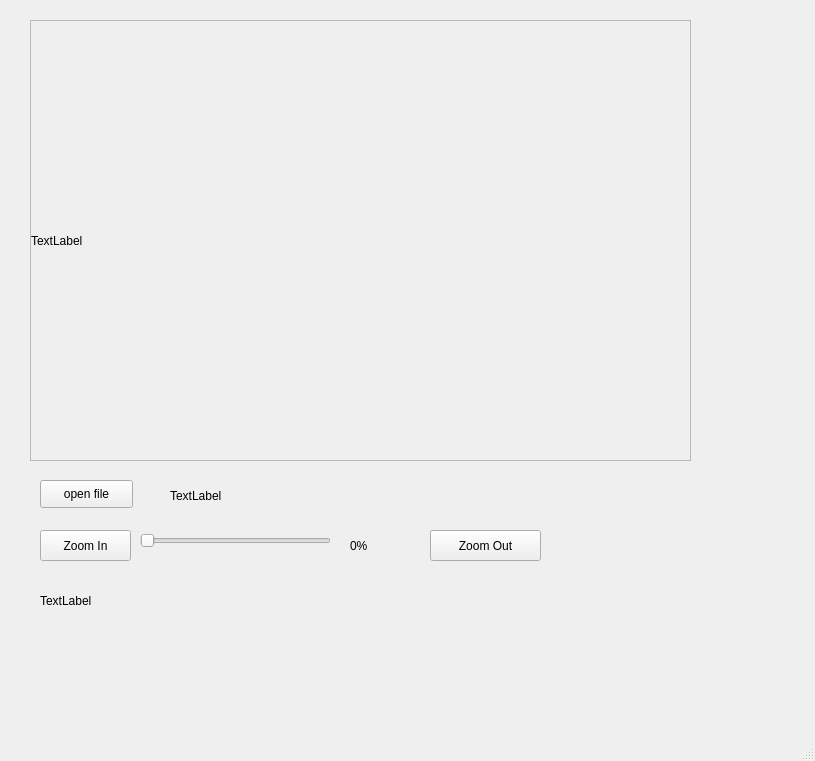
<?xml version="1.0" encoding="UTF-8"?>
<ui version="4.0">
 <class>MainWindow</class>
 <widget class="QMainWindow" name="MainWindow">
  <property name="geometry">
   <rect>
    <x>0</x>
    <y>0</y>
    <width>815</width>
    <height>761</height>
   </rect>
  </property>
  <property name="windowTitle">
   <string>MainWindow</string>
  </property>
  <widget class="QWidget" name="centralwidget">
   <widget class="QPushButton" name="btn_zoom_in">
    <property name="geometry">
     <rect>
      <x>40</x>
      <y>530</y>
      <width>91</width>
      <height>31</height>
     </rect>
    </property>
    <property name="text">
     <string>Zoom In</string>
    </property>
   </widget>
   <widget class="QPushButton" name="btn_zoom_out">
    <property name="geometry">
     <rect>
      <x>430</x>
      <y>530</y>
      <width>111</width>
      <height>31</height>
     </rect>
    </property>
    <property name="text">
     <string>Zoom Out</string>
    </property>
   </widget>
   <widget class="QLabel" name="label_file_name">
    <property name="geometry">
     <rect>
      <x>170</x>
      <y>480</y>
      <width>251</width>
      <height>31</height>
     </rect>
    </property>
    <property name="text">
     <string>TextLabel</string>
    </property>
   </widget>
   <widget class="QWidget" name="verticalLayoutWidget">
    <property name="geometry">
     <rect>
      <x>30</x>
      <y>20</y>
      <width>661</width>
      <height>441</height>
     </rect>
    </property>
    <layout class="QVBoxLayout" name="verticalLayout">
     <item>
      <widget class="QScrollArea" name="scrollArea">
       <property name="widgetResizable">
        <bool>true</bool>
       </property>
       <widget class="QWidget" name="scrollAreaWidgetContents">
        <property name="geometry">
         <rect>
          <x>0</x>
          <y>0</y>
          <width>657</width>
          <height>437</height>
         </rect>
        </property>
        <widget class="QLabel" name="label_img">
         <property name="geometry">
          <rect>
           <x>0</x>
           <y>0</y>
           <width>659</width>
           <height>439</height>
          </rect>
         </property>
         <property name="text">
          <string>TextLabel</string>
         </property>
        </widget>
       </widget>
      </widget>
     </item>
    </layout>
   </widget>
   <widget class="QSlider" name="horizontalSlider">
    <property name="geometry">
     <rect>
      <x>140</x>
      <y>530</y>
      <width>191</width>
      <height>22</height>
     </rect>
    </property>
    <property name="orientation">
     <enum>Qt::Horizontal</enum>
    </property>
   </widget>
   <widget class="QLabel" name="label_img_shape">
    <property name="geometry">
     <rect>
      <x>40</x>
      <y>580</y>
      <width>251</width>
      <height>41</height>
     </rect>
    </property>
    <property name="text">
     <string>TextLabel</string>
    </property>
   </widget>
   <widget class="QPushButton" name="btn_open_file">
    <property name="geometry">
     <rect>
      <x>40</x>
      <y>480</y>
      <width>93</width>
      <height>28</height>
     </rect>
    </property>
    <property name="text">
     <string>open file</string>
    </property>
   </widget>
   <widget class="QLabel" name="label_ratio">
    <property name="geometry">
     <rect>
      <x>350</x>
      <y>530</y>
      <width>71</width>
      <height>31</height>
     </rect>
    </property>
    <property name="text">
     <string>0%</string>
    </property>
   </widget>
  </widget>
  <widget class="QMenuBar" name="menubar">
   <property name="geometry">
    <rect>
     <x>0</x>
     <y>0</y>
     <width>815</width>
     <height>25</height>
    </rect>
   </property>
  </widget>
  <widget class="QStatusBar" name="statusbar"/>
 </widget>
 <resources/>
 <connections/>
</ui>
